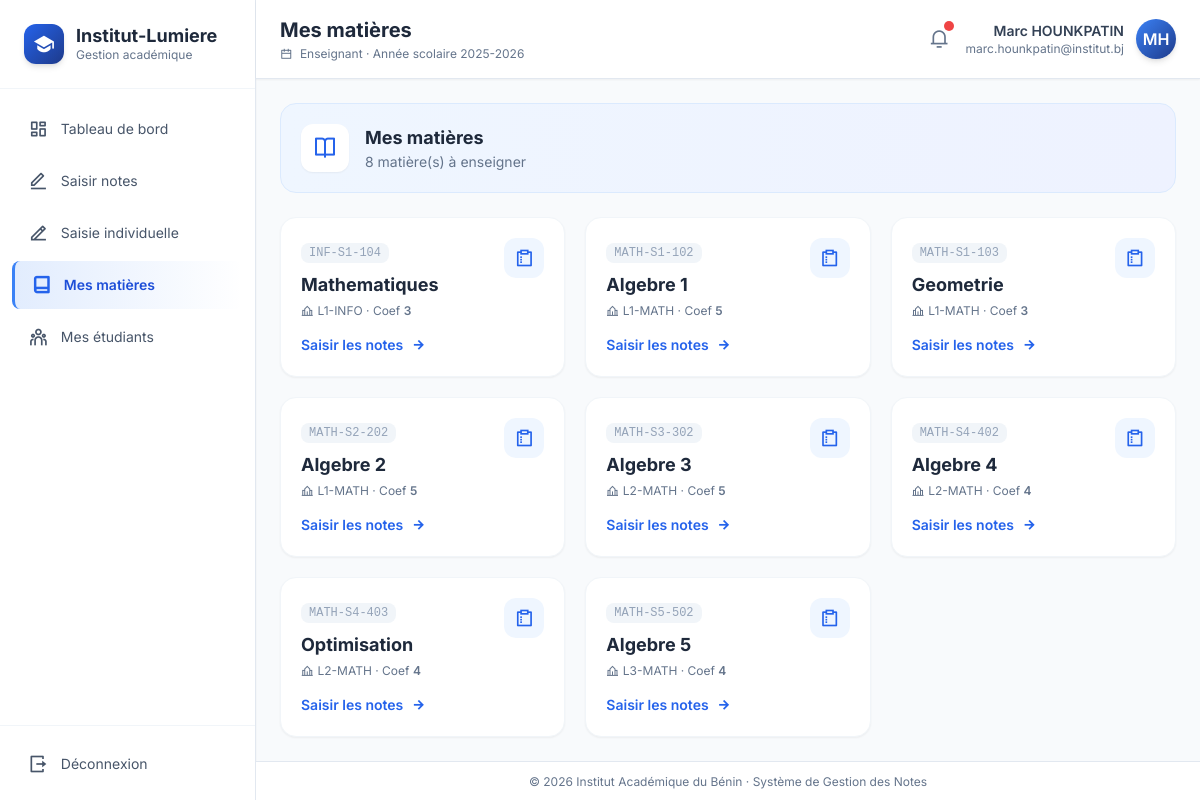
The app's page /pages/enseignant/matieres.php (signed in) with its own data.
### tables this page shows
CREATE TABLE matieres (
    id INT AUTO_INCREMENT PRIMARY KEY,
    code VARCHAR(20) UNIQUE NOT NULL,
    nom VARCHAR(100) NOT NULL,
    coefficient INT DEFAULT 1,
    credits INT DEFAULT 3,
    semestre ENUM('S1','S2','S3','S4','S5','S6') NOT NULL,
    heures_cours INT DEFAULT 0,
    heures_td INT DEFAULT 0,
    heures_tp INT DEFAULT 0,
    enseignant_id INT,
    classe_id INT,
    FOREIGN KEY (enseignant_id) REFERENCES enseignants(id) ON DELETE SET NULL,
    FOREIGN KEY (classe_id) REFERENCES classes(id) ON DELETE CASCADE
);

CREATE TABLE classes (
    id INT AUTO_INCREMENT PRIMARY KEY,
    nom VARCHAR(50) NOT NULL,
    niveau VARCHAR(50) NOT NULL,
    filiere VARCHAR(50) NOT NULL,
    annee_scolaire VARCHAR(20) NOT NULL,
    description TEXT
);

### includes/auth.php (called while the page is built, shortened)
<?php
function e(?string $s): string
{
    return htmlspecialchars((string)$s, ENT_QUOTES, 'UTF-8');
}

### pages/enseignant/matieres.php (the view, shortened to what this page needs)
<?php
require_once __DIR__ . '/../../includes/auth.php';
$user = currentUser();
$ens = $pdo->prepare("SELECT id FROM enseignants WHERE utilisateur_id=?");
$ens->execute([$user['id']]);
$ens = $ens->fetch();
$matieres = $pdo->prepare("SELECT m.*, c.nom AS classe FROM matieres m LEFT JOIN classes c ON m.classe_id = c.id WHERE m.enseignant_id = ?");
$matieres->execute([$ens['id'] ?? 0]);
$matieres = $matieres->fetchAll();
include __DIR__ . '/../../includes/header.php';
?>
<div class="mb-6">
  <div class="bg-gradient-to-r from-blue-50 to-indigo-50 rounded-2xl p-5 border border-blue-100">
    <div class="flex items-center gap-4">
      <div class="w-12 h-12 rounded-xl bg-white shadow-sm flex items-center justify-center">
        <i class="ri-book-open-line text-2xl text-blue-600"></i>
      </div>
      <div>
        <h2 class="text-lg font-bold text-slate-800">Mes matières</h2>
        <p class="text-sm text-slate-500"><?= count($matieres) ?> matière(s) à enseigner</p>
      </div>
    </div>
  </div>
</div>
<div class="grid md:grid-cols-2 lg:grid-cols-3 gap-5">
  <?php foreach ($matieres as $m): ?>
    <div class="bg-white rounded-2xl p-5 border border-slate-100 shadow-sm hover:shadow-md transition group">
      <div class="flex items-start justify-between">
        <div>
          <div class="text-xs font-mono text-slate-400 bg-slate-100 inline-block px-2 py-0.5 rounded-lg"><?= e($m['code']) ?></div>
          <div class="font-bold text-slate-800 text-lg mt-2"><?= e($m['nom']) ?></div>
          <div class="text-xs text-slate-500 mt-1">
            <i class="ri-school-line mr-1"></i><?= e($m['classe']) ?> ·
            Coef <span class="font-semibold"><?= $m['coefficient'] ?></span>
          </div>
        </div>
        <div class="w-10 h-10 rounded-xl bg-blue-50 flex items-center justify-center group-hover:bg-blue-100 transition">
          <i class="ri-survey-line text-xl text-blue-600"></i>
        </div>
      </div>
      <a href="notes.php?matiere=<?= $m['id'] ?>" class="mt-4 inline-flex items-center gap-2 text-blue-600 text-sm font-semibold hover:gap-3 transition-all">
        Saisir les notes <i class="ri-arrow-right-line"></i>
      </a>
    </div>
  <?php endforeach; ?>
</div>
<?php include __DIR__ . '/../../includes/footer.php'; ?>

### includes/header.php (style rules this page uses)
body { font-family: 'Inter', sans-serif; background-color: #f8fafc; }

### records on screen
matieres: code "INF-S1-104", nom "Mathematiques", classe.nom "L1-INFO", coefficient "3"
matieres: code "MATH-S1-102", nom "Algebre 1", classe.nom "L1-MATH", coefficient "5"
matieres: code "MATH-S1-103", nom "Geometrie", classe.nom "L1-MATH", coefficient "3"
matieres: code "MATH-S2-202", nom "Algebre 2", classe.nom "L1-MATH", coefficient "5"
matieres: code "MATH-S3-302", nom "Algebre 3", classe.nom "L2-MATH", coefficient "5"
matieres: code "MATH-S4-402", nom "Algebre 4", classe.nom "L2-MATH", coefficient "4"
matieres: code "MATH-S4-403", nom "Optimisation", classe.nom "L2-MATH", coefficient "4"
matieres: code "MATH-S5-502", nom "Algebre 5", classe.nom "L3-MATH", coefficient "4"

### other values on screen
$m[0] "Tableau de bord"
$m[0] "Saisir notes"
$m[0] "Saisie individuelle"
$m[0] "Mes matières"
$m[0] "Mes étudiants"
$pageTitle "Mes matières"
$role "Enseignant"
$user['prenom'] . ' ' . $user['nom'] "Marc HOUNKPATIN"
$user['email'] "marc.hounkpatin@institut.bj"
substr($user['prenom'], 0, 1) . substr($user['nom'], 0, 1) "MH"
count($matieres) "8"
